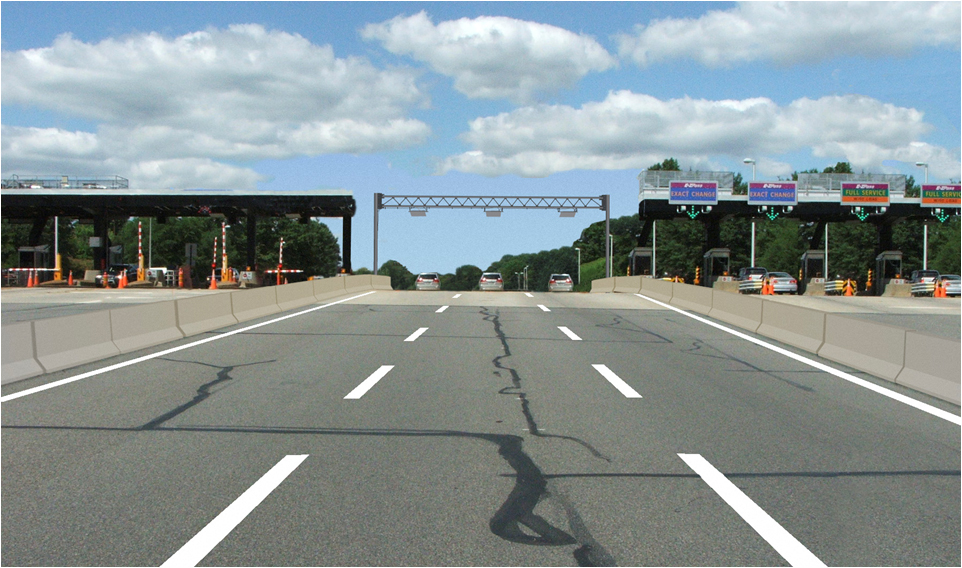
#> input picture Fundamentals_of_computer_vision/Excersise/test3.jpg, 962 x 568 px
$ python colorandregionmasking.py
#> lines starting #> are read from the running program, lines starting #| are printed output that depends on the picture; after the words box and inside, x2 and y2 are one past the last pixel; in counts of white or black regions, pixels touching at a corner belong together
import matplotlib.pyplot as plt
import matplotlib.image as mpimg
import numpy as np

# Read in the image
image = mpimg.imread('test3.jpg')
#> image is the input picture: shape (568, 962, 3); mean R, G, B 136, 147.5, 148.9

# Grab the x and y sizes and make two copies of the image
# With one copy we'll extract only the pixels that meet our selection,
# then we'll paint those pixels red in the original image to see our selection
# overlaid on the original.
ysize = image.shape[0]
#> ysize = 568
xsize = image.shape[1]
#> xsize = 962
color_select= np.copy(image)
line_image = np.copy(image)

print('This image is: ', type(image),
         'with dimensions:', image.shape)
#| This image is:  <class 'numpy.ndarray'> with dimensions: (568, 962, 3)

# Define our color criteria
red_threshold = 210
green_threshold = 210
blue_threshold = 210
rgb_threshold = [red_threshold, green_threshold, blue_threshold]

# Define a triangle region of interest (Note: if you run this code,
# Keep in mind the origin (x=0, y=0) is in the upper left in image processing
# you'll find these are not sensible values!!
# But you'll get a chance to play with them soon in a quiz ;)
left_bottom = [0, 568]
right_bottom = [962, 568]
apex = [500, 250]

fit_left = np.polyfit((left_bottom[0], apex[0]), (left_bottom[1], apex[1]), 1)
fit_right = np.polyfit((right_bottom[0], apex[0]), (right_bottom[1], apex[1]), 1)
fit_bottom = np.polyfit((left_bottom[0], right_bottom[0]), (left_bottom[1], right_bottom[1]), 1)

# Mask pixels below the threshold
color_thresholds = (image[:,:,0] < rgb_threshold[0]) | \
                    (image[:,:,1] < rgb_threshold[1]) | \
                    (image[:,:,2] < rgb_threshold[2])
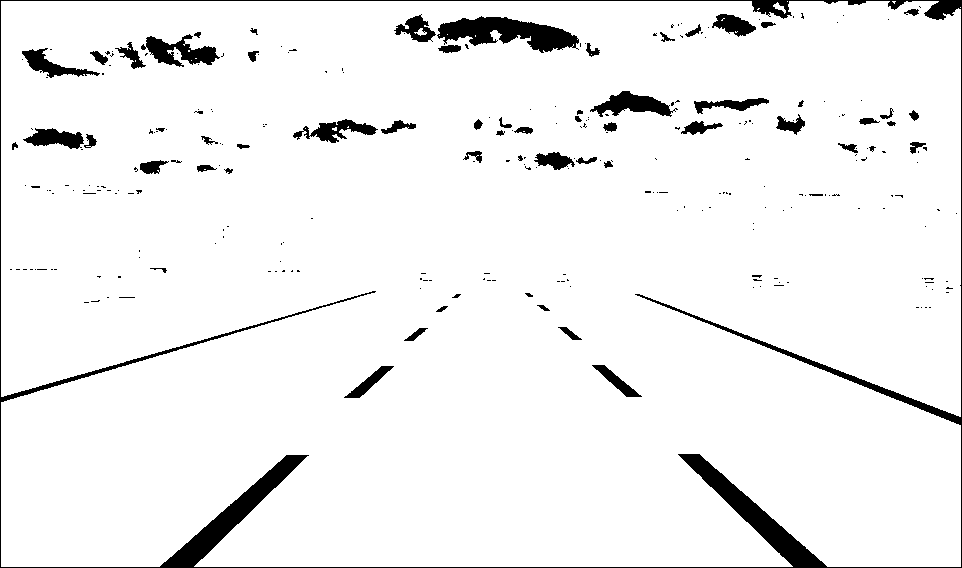
#> color_thresholds: shape (568, 962) bool; 94.8% white; 274 black regions (210 under 20 px), largest, box (x1, y1, x2, y2) and area: (0, 0, 962, 568) 13229, (437, 16, 579, 53) 2824, (141, 34, 220, 67) 1214

# Find the region inside the lines
XX, YY = np.meshgrid(np.arange(0, xsize), np.arange(0, ysize))
region_thresholds = (YY > (XX*fit_left[0] + fit_left[1])) & \
                    (YY > (XX*fit_right[0] + fit_right[1])) & \
                    (YY < (XX*fit_bottom[0] + fit_bottom[1]))
# Mask color selection
color_select[color_thresholds | ~region_thresholds] = [0,0,0]
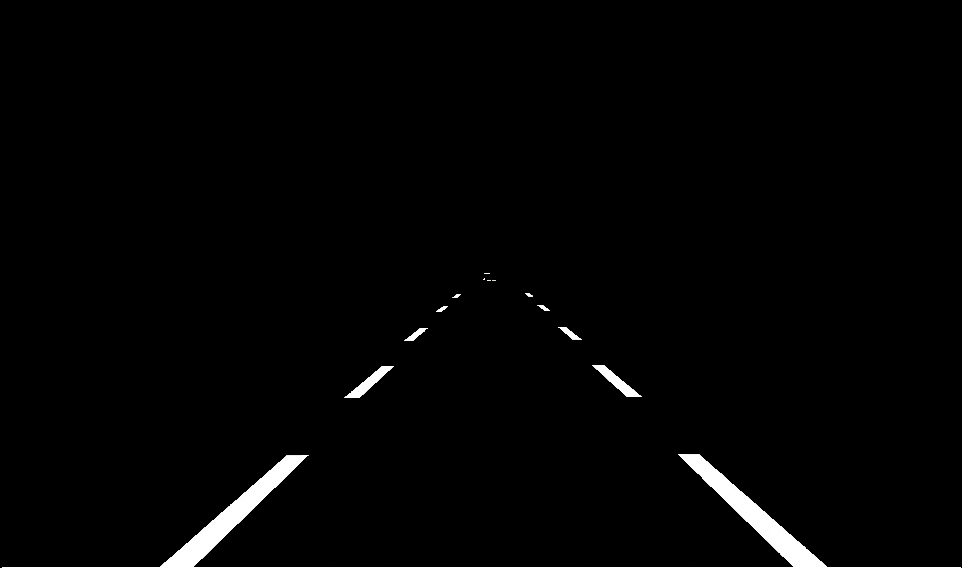
#> color_select: shape (568, 962, 3); mean R, G, B 4, 4, 4
# Find where image is both colored right and in the region
line_image[~color_thresholds & region_thresholds] = [255,0,0]
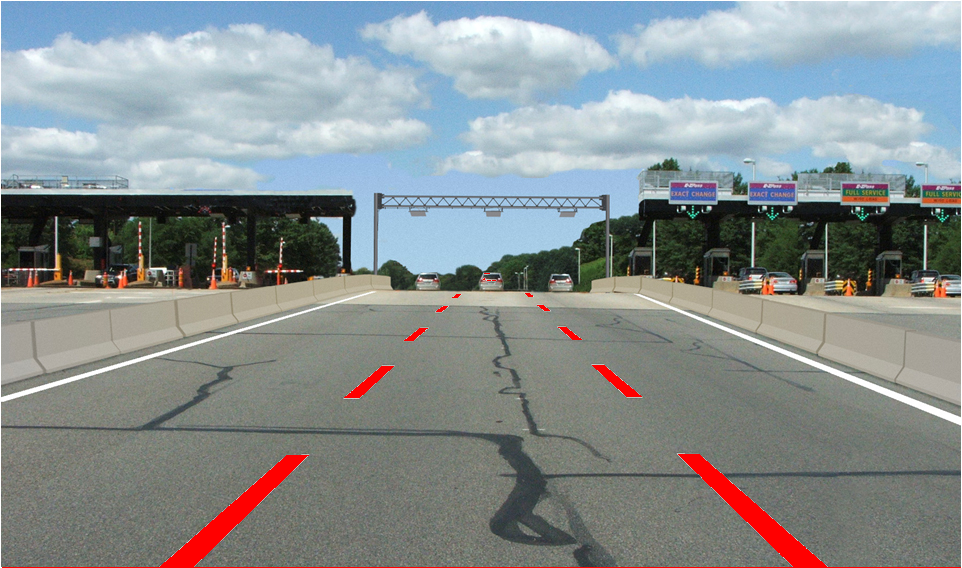
#> line_image: shape (568, 962, 3); 1.57% of pixels changed, all inside (x1, y1, x2, y2) = (2, 273, 961, 568)

# Display our two output images
plt.imshow(color_select)
plt.imshow(line_image)

# uncomment if plot does not display
plt.show()
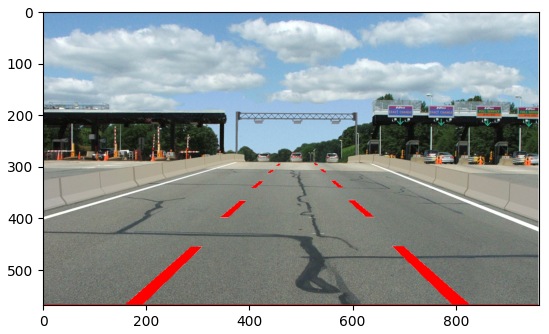
#> figure drawn by matplotlib, 1 panel

$ run again, with Fundamentals_of_computer_vision/Excersise/test2.jpg copied over Fundamentals_of_computer_vision/Excersise/test3.jpg
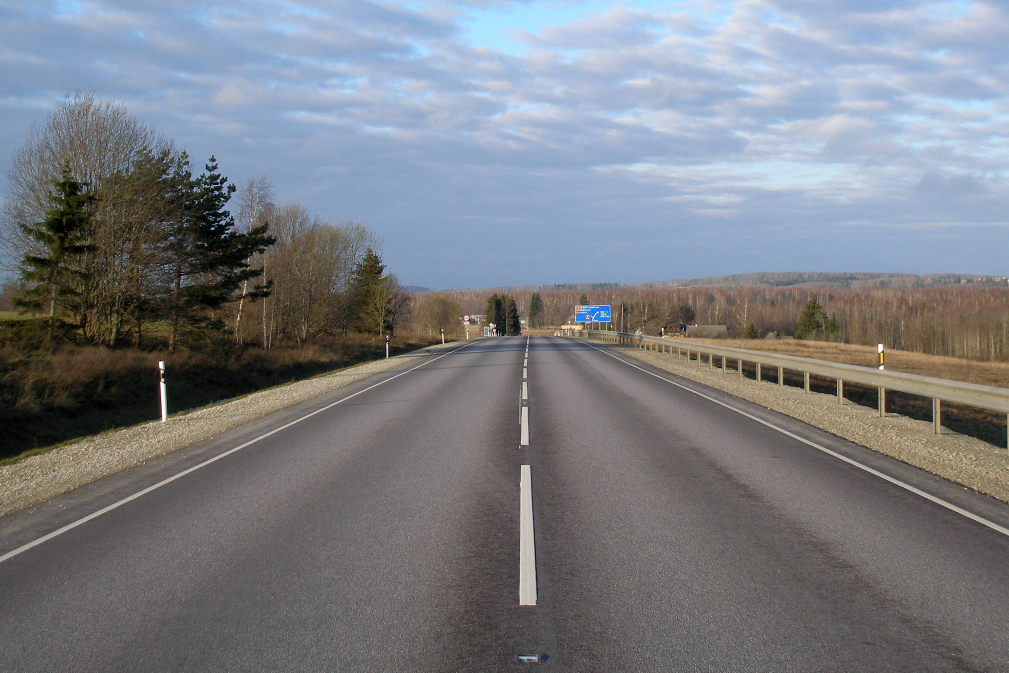
#> input picture Fundamentals_of_computer_vision/Excersise/test2.jpg, 3026 x 2017 px (shown at 1/3 size)
#> image is the input picture: shape (2017, 3026, 3); mean R, G, B 122.7, 126.1, 131.7
#| This image is:  <class 'numpy.ndarray'> with dimensions: (2017, 3026, 3)
#> `color_thresholds = (image[:,:,0] < rgb_threshold[0]) | \ (image[:,:,1]..`:
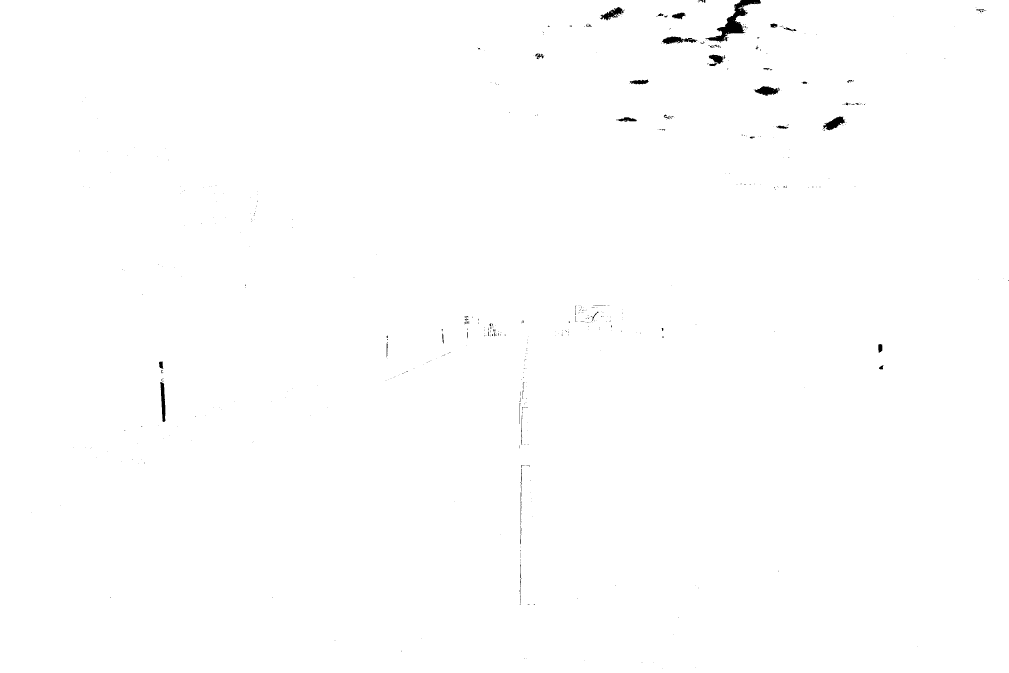
#> color_thresholds: shape (2017, 3026) bool (shown at 1/3 size); 99.7% white; 583 black regions (517 under 20 px), largest, box (x1, y1, x2, y2) and area: (2116, 0, 2283, 128) 5137, (2469, 349, 2536, 392) 1362, (2264, 258, 2339, 287) 1278
#> `plt.show()`:
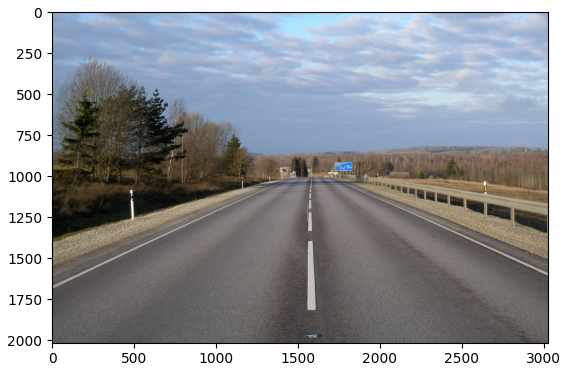
#> figure drawn by matplotlib, 1 panel
